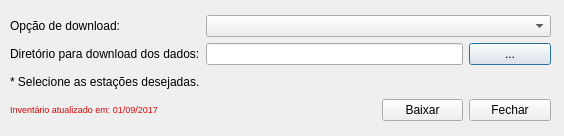
<?xml version="1.0" encoding="UTF-8"?>
<ui version="4.0">
 <class>ECODownloaderDialogBase</class>
 <widget class="QDialog" name="ECODownloaderDialogBase">
  <property name="geometry">
   <rect>
    <x>0</x>
    <y>0</y>
    <width>564</width>
    <height>136</height>
   </rect>
  </property>
  <property name="windowTitle">
   <string>ECO-Downloader</string>
  </property>
  <widget class="QWidget" name="gridLayoutWidget">
   <property name="geometry">
    <rect>
     <x>10</x>
     <y>15</y>
     <width>541</width>
     <height>106</height>
    </rect>
   </property>
   <layout class="QGridLayout" name="gridLayout" rowstretch="0,0,0,0,0,0,0,0">
    <property name="leftMargin">
     <number>0</number>
    </property>
    <property name="topMargin">
     <number>0</number>
    </property>
    <property name="rightMargin">
     <number>0</number>
    </property>
    <property name="bottomMargin">
     <number>0</number>
    </property>
    <property name="spacing">
     <number>6</number>
    </property>
    <item row="4" column="1" colspan="3">
     <widget class="QLineEdit" name="lineEdit"/>
    </item>
    <item row="6" column="0">
     <widget class="QLabel" name="label_5">
      <property name="text">
       <string>* Selecione as estações desejadas.</string>
      </property>
     </widget>
    </item>
    <item row="4" column="0">
     <widget class="QLabel" name="label_4">
      <property name="text">
       <string>Diretório para download dos dados:</string>
      </property>
     </widget>
    </item>
    <item row="4" column="4">
     <widget class="QPushButton" name="pushButton">
      <property name="text">
       <string>...</string>
      </property>
     </widget>
    </item>
    <item row="7" column="4">
     <widget class="QPushButton" name="fechar">
      <property name="text">
       <string>Fechar</string>
      </property>
     </widget>
    </item>
    <item row="7" column="3">
     <widget class="QPushButton" name="okay">
      <property name="text">
       <string>Baixar</string>
      </property>
     </widget>
    </item>
    <item row="1" column="1" colspan="4">
     <widget class="QComboBox" name="comboBox"/>
    </item>
    <item row="1" column="0">
     <widget class="QLabel" name="label_2">
      <property name="text">
       <string>Opção de download:</string>
      </property>
     </widget>
    </item>
    <item row="6" column="1" colspan="4">
     <spacer name="horizontalSpacer">
      <property name="orientation">
       <enum>Qt::Horizontal</enum>
      </property>
      <property name="sizeHint" stdset="0">
       <size>
        <width>40</width>
        <height>20</height>
       </size>
      </property>
     </spacer>
    </item>
    <item row="7" column="0">
     <widget class="QLabel" name="label">
      <property name="text">
       <string>&lt;html&gt;&lt;head/&gt;&lt;body&gt;&lt;p&gt;&lt;span style=&quot; font-size:7pt; color:#d60606;&quot;&gt;Inventário atualizado em: 01/09/2017&lt;/span&gt;&lt;/p&gt;&lt;/body&gt;&lt;/html&gt;</string>
      </property>
     </widget>
    </item>
   </layout>
  </widget>
 </widget>
 <resources/>
 <connections/>
</ui>
